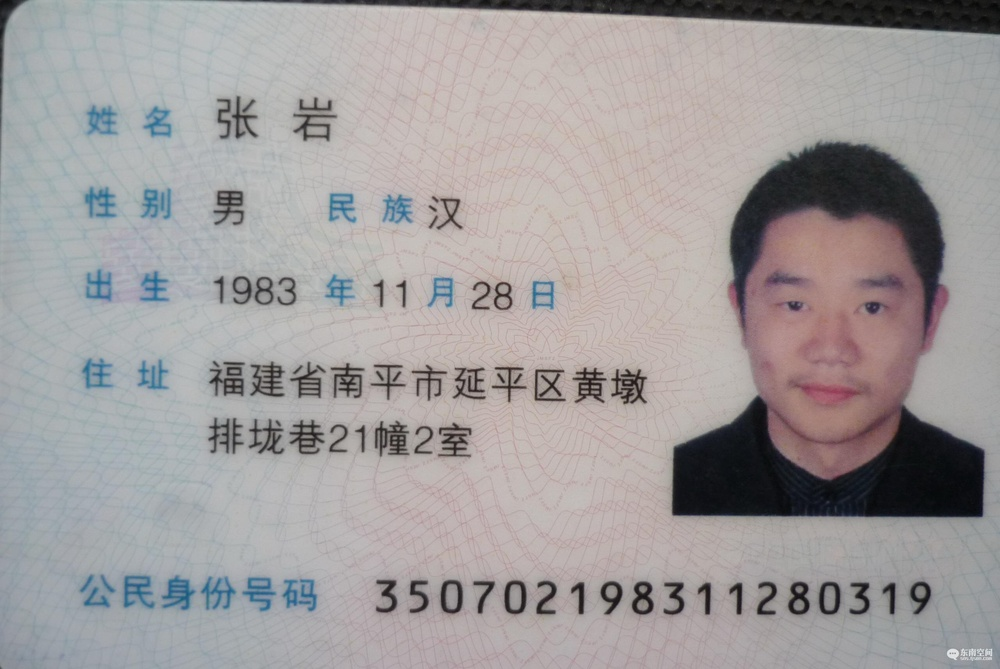
#> input picture Coding/ic/idcardocr-master/testimages/3.jpg, 1000 x 669 px, shrunk from 2560 x 1712 before the run, found by its file name
$ python test.py ../../ic/idcardocr-master/testimages/3.jpg   (older library calls are emulated)
#> lines starting #> are read from the running program, lines starting #| are printed output that depends on the picture; after the words box and inside, x2 and y2 are one past the last pixel; in counts of white or black regions, pixels touching at a corner belong together
#> further down, img is the input picture: shape (669, 1000, 3); mean B, G, R 156.5, 156, 159.9
import sys

import cv2
import numpy as np

def preprocess(gray):
    # 1. Sobel算子，x方向求梯度
    sobel = cv2.Sobel(gray, cv2.CV_8U, 1, 0, ksize = 3)
    # 2. 二值化
    ret, binary = cv2.threshold(sobel, 0, 255, cv2.THRESH_OTSU+cv2.THRESH_BINARY)
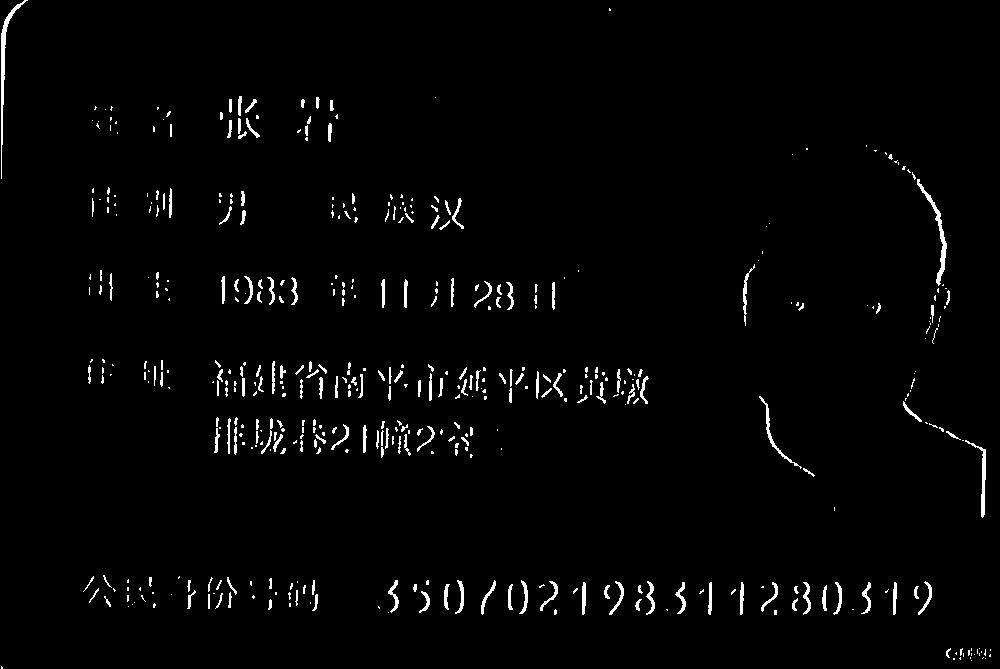
#> binary: shape (669, 1000); 2% white in thin lines or dots
#> ret = 89

    # 3. 膨胀和腐蚀操作的核函数
    element1 = cv2.getStructuringElement(cv2.MORPH_RECT, (30, 9))
    element2 = cv2.getStructuringElement(cv2.MORPH_RECT, (24, 6))

    # 4. 膨胀一次，让轮廓突出
    dilation = cv2.dilate(binary, element2, iterations = 1)
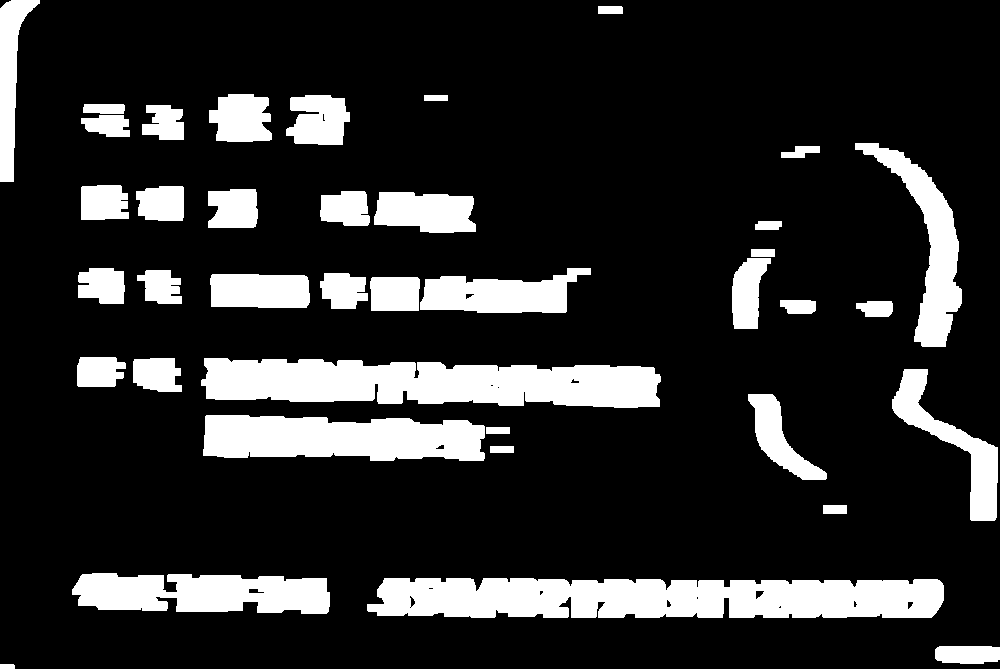
#> dilation: shape (669, 1000); 16.9% white; 39 white regions, largest, box (x1, y1, x2, y2) and area: (367, 578, 944, 618) 20601, (201, 358, 661, 408) 17753, (203, 415, 485, 461) 10775

    # 5. 腐蚀一次，去掉细节，如表格线等。注意这里去掉的是竖直的线
    erosion = cv2.erode(dilation, element1, iterations = 1)
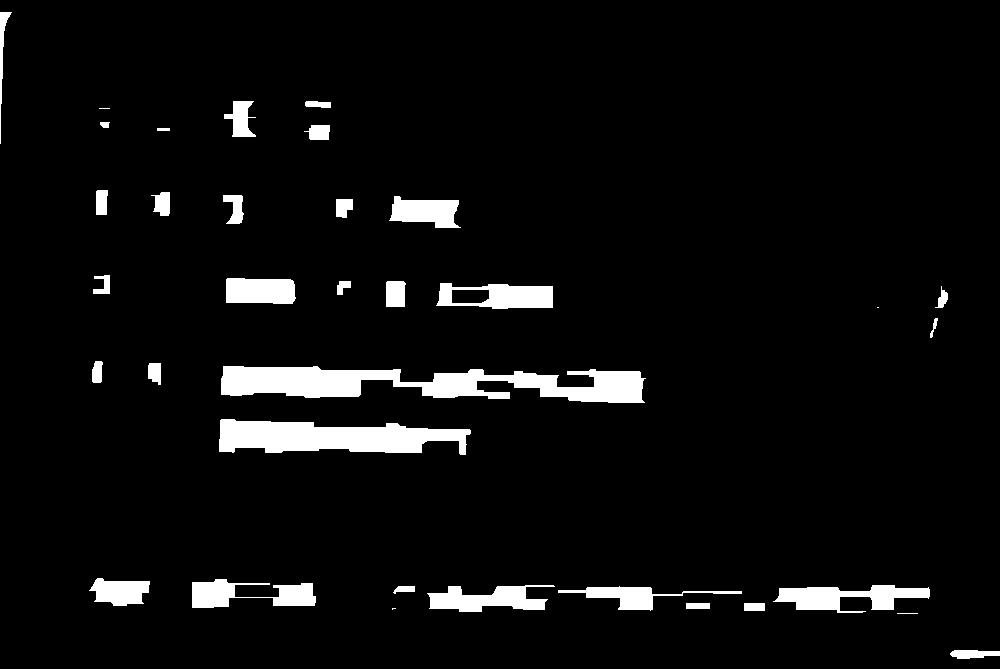
#> erosion: shape (669, 1000); 5.2% white; 35 white regions (3 under 20 px), largest, box (x1, y1, x2, y2) and area: (221, 366, 646, 403) 9113, (219, 419, 471, 455) 6136, (773, 585, 930, 613) 2425

    # 6. 再次膨胀，让轮廓明显一些
    dilation2 = cv2.dilate(erosion, element2, iterations = 3)
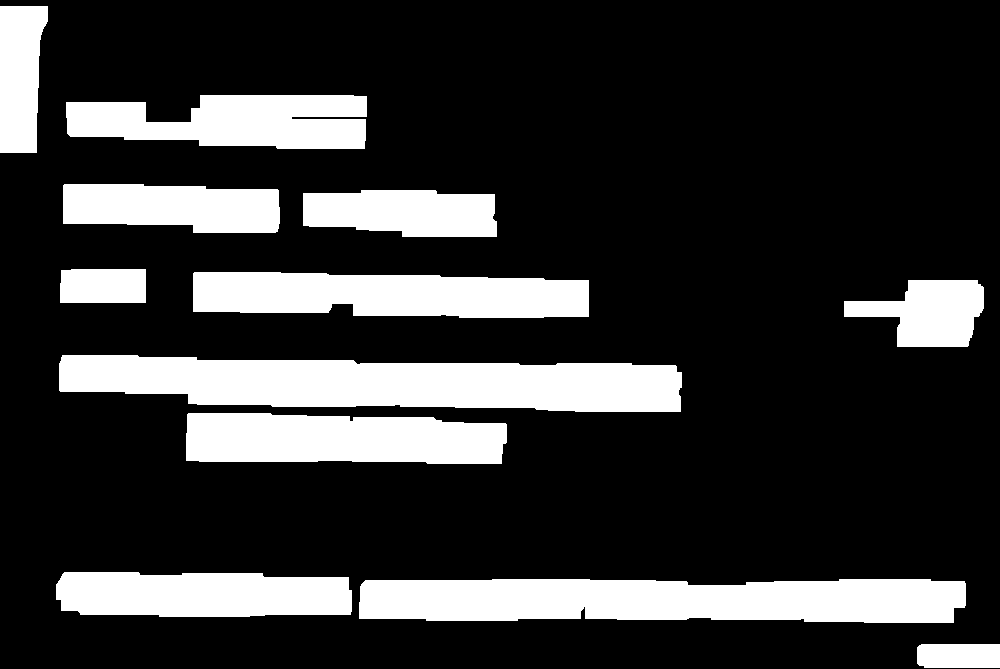
#> dilation2: shape (669, 1000); 20.9% white; 12 white regions

    # 7. 存储中间图片
    cv2.imwrite("binary.png", binary)
    cv2.imwrite("dilation.png", dilation)
    cv2.imwrite("erosion.png", erosion)
    cv2.imwrite("dilation2.png", dilation2)

    return dilation2


def findTextRegion(img):
    region = []

    # 1. 查找轮廓
    _, contours, hierarchy = cv2.findContours(img, cv2.RETR_TREE, cv2.CHAIN_APPROX_SIMPLE)
#> contours = 12 contours; largest, box (x1, y1, x2, y2) and area: (59, 355, 682, 412) 26665, (359, 579, 966, 623) 23376, (193, 272, 589, 318) 15148, (186, 413, 507, 464) 14136, (66, 95, 367, 149) 12092

    # 2. 筛选那些面积小的
    for i in range(len(contours)):
        cnt = contours[i]
        # 计算该轮廓的面积
        area = cv2.contourArea(cnt)

        # 面积小的都筛选掉
        if(area < 1000):
            continue

        # 轮廓近似，作用很小
        epsilon = 0.001 * cv2.arcLength(cnt, True)
        approx = cv2.approxPolyDP(cnt, epsilon, True)

        # 找到最小的矩形，该矩形可能有方向
        rect = cv2.minAreaRect(cnt)
        print("rect is: ")
        print(rect)

        # box是四个点的坐标
        box = cv2.boxPoints(rect)
        box = np.int0(box)

        # 计算高和宽
        height = abs(box[0][1] - box[2][1])
        width = abs(box[0][0] - box[2][0])

        # 筛选那些太细的矩形，留下扁的
        if(height > width * 1.2):
            continue

        region.append(box)
#> this loop made 12 passes
#> (area, epsilon, rect, box, height, width) on passes 1 to 3: (1865, 0.206, ((958, 655.5), (23, 82), -90), [[999, 667], [917, 667], [917, 644], [999, 644]], 23, 82), (23376, 1.33, ((662, 600.5), (43, 606), -90), [[965, 622], [359, 622], [359, 579], [965, 579]], 43, 606), (11699, 0.669, ((203.5, 594.4), (43.83, 295.2), -89.54), [[350, 617], [55, 615], [56, 571], [351, 573]], 46, 294)
#> (printed output is left out)
#> after the loop, region = 11 items

    return region


def detect(img):
    # 1.  转化成灰度图
    gray = cv2.cvtColor(img, cv2.COLOR_BGR2GRAY)

    # 2. 形态学变换的预处理，得到可以查找矩形的图片
    dilation = preprocess(gray)

    # 3. 查找和筛选文字区域
    region = findTextRegion(dilation)
#> region = 11 items

    # 4. 用绿线画出这些找到的轮廓
    for box in region:
        cv2.drawContours(img, [box], 0, (0, 255, 0), 2)
#> this loop made 11 passes
#> box on passes 1 to 8: [[999, 667], [917, 667], [917, 644], [999, 644]], [[965, 622], [359, 622], [359, 579], [965, 579]], [[350, 617], [55, 615], [56, 571], [351, 573]], [[505, 463], [185, 460], [186, 412], [506, 415]], [[680, 412], [58, 402], [59, 353], [681, 363]], [[983, 346], [844, 346], [844, 280], [983, 280]], [[587, 319], [192, 311], [193, 270], [588, 277]], [[145, 302], [60, 302], [60, 269], [145, 269]]
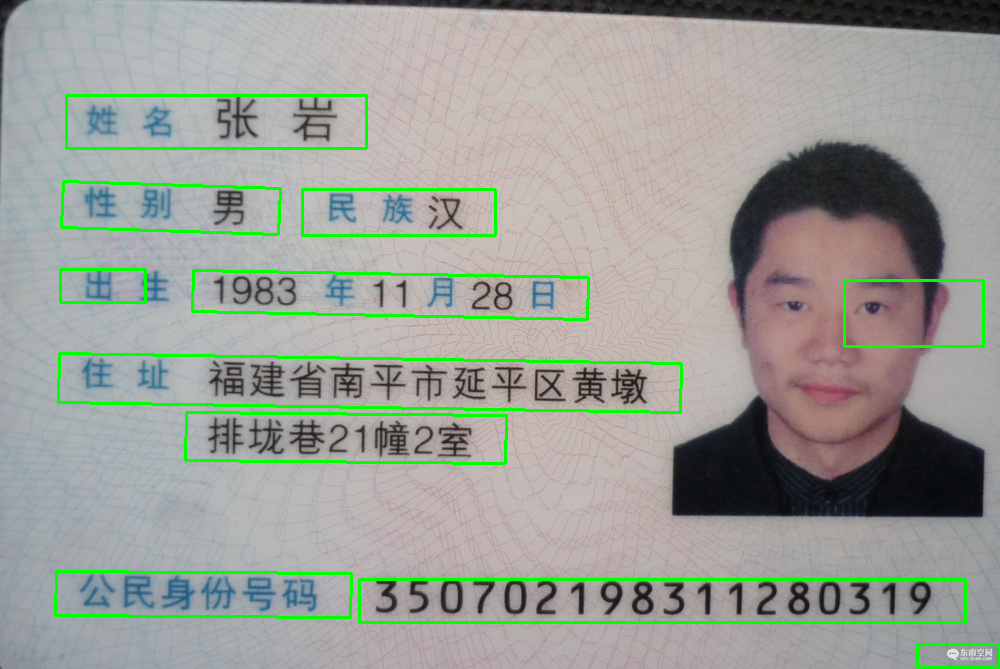
#> img: shape (669, 1000, 3); mean B, G, R 150.8, 158.7, 154

    cv2.namedWindow("img", cv2.WINDOW_NORMAL)
    cv2.imshow("img", img)

    # 带轮廓的图片
    cv2.imwrite("contours.png", img)

    cv2.waitKey(0)
    cv2.destroyAllWindows()


if __name__ == '__main__':
    # 读取文件
    # imagePath = sys.argv[1]
    imagePath = '3.jpg'
    img = cv2.imread(imagePath)
    detect(img)

$ run again, with Coding/ic/idcardocr-master/testimages/1.jpg copied over Coding/ic/idcardocr-master/testimages/3.jpg
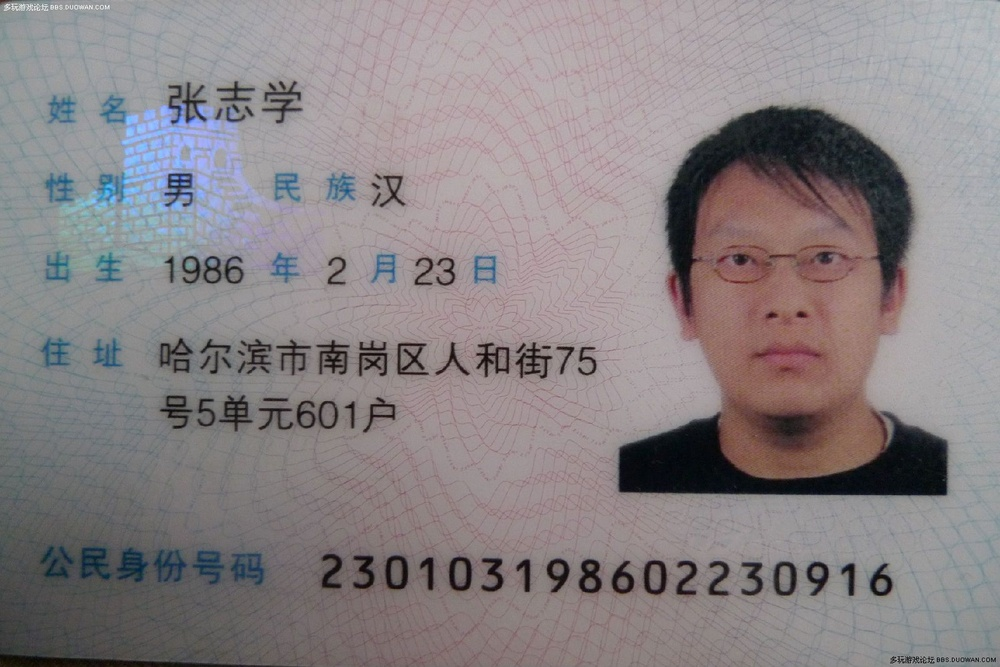
#> input picture Coding/ic/idcardocr-master/testimages/1.jpg, 1000 x 667 px, shrunk from 1600 x 1067 before the run, found by its file name
#> img is the input picture: shape (667, 1000, 3); mean B, G, R 132.8, 130.3, 137
#> in preprocess, `ret, binary = cv2.threshold(sobel, 0, 255, cv2.THRESH_OTSU+cv2.THRESH_..`:
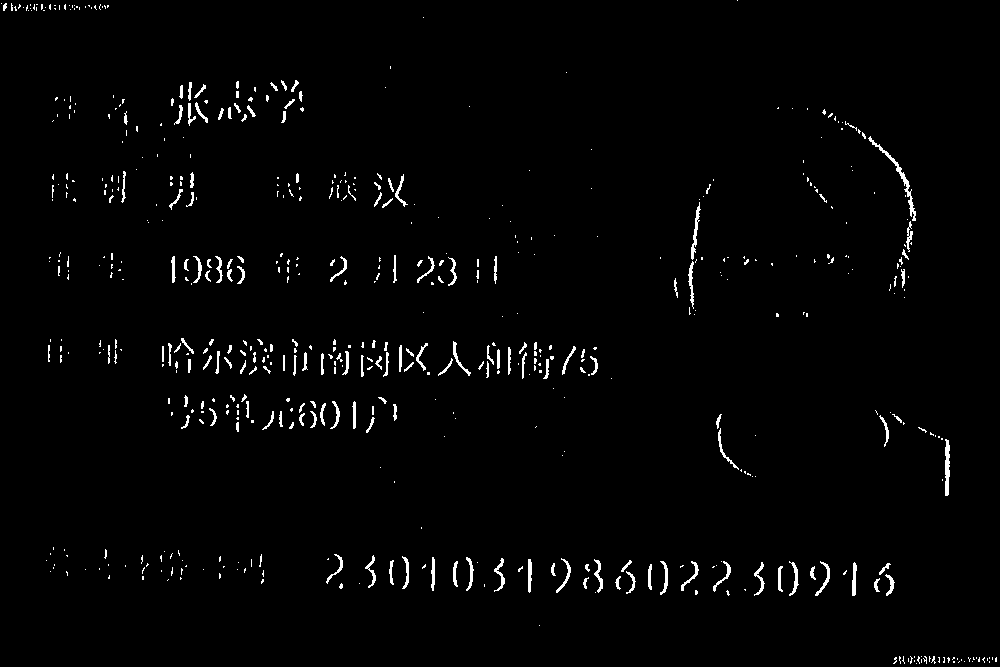
#> binary: shape (667, 1000); 1.7% white in thin lines or dots
#> ret = 86
#> dilation: shape (667, 1000); 17.7% white; 69 white regions, largest, box (x1, y1, x2, y2) and area: (315, 552, 907, 599) 21612, (151, 336, 624, 382) 17448, (157, 392, 409, 436) 8467
#> erosion: shape (667, 1000); 4.6% white; 42 white regions (11 under 20 px), largest, box (x1, y1, x2, y2) and area: (166, 342, 596, 378) 8940, (371, 562, 690, 590) 5212, (175, 397, 395, 428) 3986
#> dilation2: shape (667, 1000); 19.9% white; 18 white regions
#> contours = 18 contours; largest, box (x1, y1, x2, y2) and area: (19, 335, 632, 387) 25691, (338, 556, 928, 603) 22466, (143, 252, 531, 293) 14279, (27, 76, 337, 140) 13204, (139, 391, 431, 437) 11190
#> the loop in findTextRegion, `for i in range(len(contours)):` made 18 passes
#> (area, epsilon, rect, box, height, width) on passes 1 to 3: (1848, 0.296, ((931.5, 659), (14, 135), -90), [[999, 666], [864, 666], [864, 652], [999, 652]], 14, 135), (22466, 1.27, ((632.5, 578.9), (43.16, 589.4), -89.34), [[926, 603], [337, 597], [338, 553], [927, 560]], 50, 588), (5721, 0.444, ((203, 567), (40, 182), -90), [[294, 587], [112, 587], [112, 547], [294, 547]], 40, 182)
#> (printed output is left out)
#> after the loop in findTextRegion, `for i in range(len(contours)):`: region = 18 items
#> the loop in detect, `for box in region:` made 18 passes
#> box on passes 1 to 8: [[999, 666], [864, 666], [864, 652], [999, 652]], [[926, 603], [337, 597], [338, 553], [927, 560]], [[294, 587], [112, 587], [112, 547], [294, 547]], [[98, 564], [21, 564], [21, 545], [98, 545]], [[935, 432], [850, 432], [850, 408], [935, 408]], [[430, 436], [139, 436], [139, 391], [430, 391]], [[630, 386], [18, 382], [19, 334], [631, 338]], [[727, 305], [645, 305], [645, 274], [727, 274]]
#> after the loop in detect, `for box in region:`:
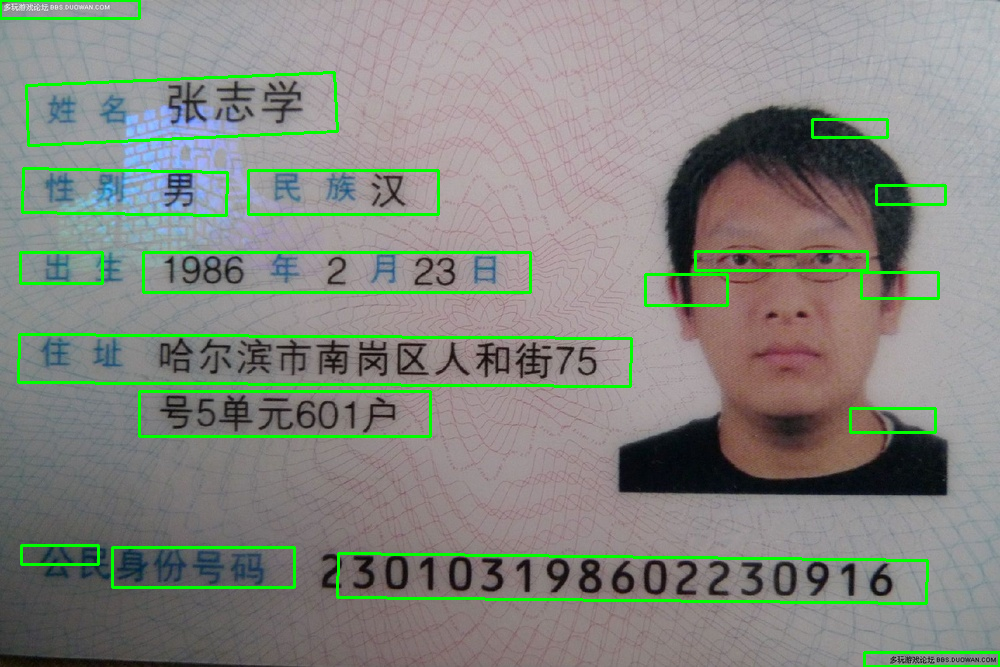
#> img: shape (667, 1000, 3); mean B, G, R 127.5, 135, 131.7
